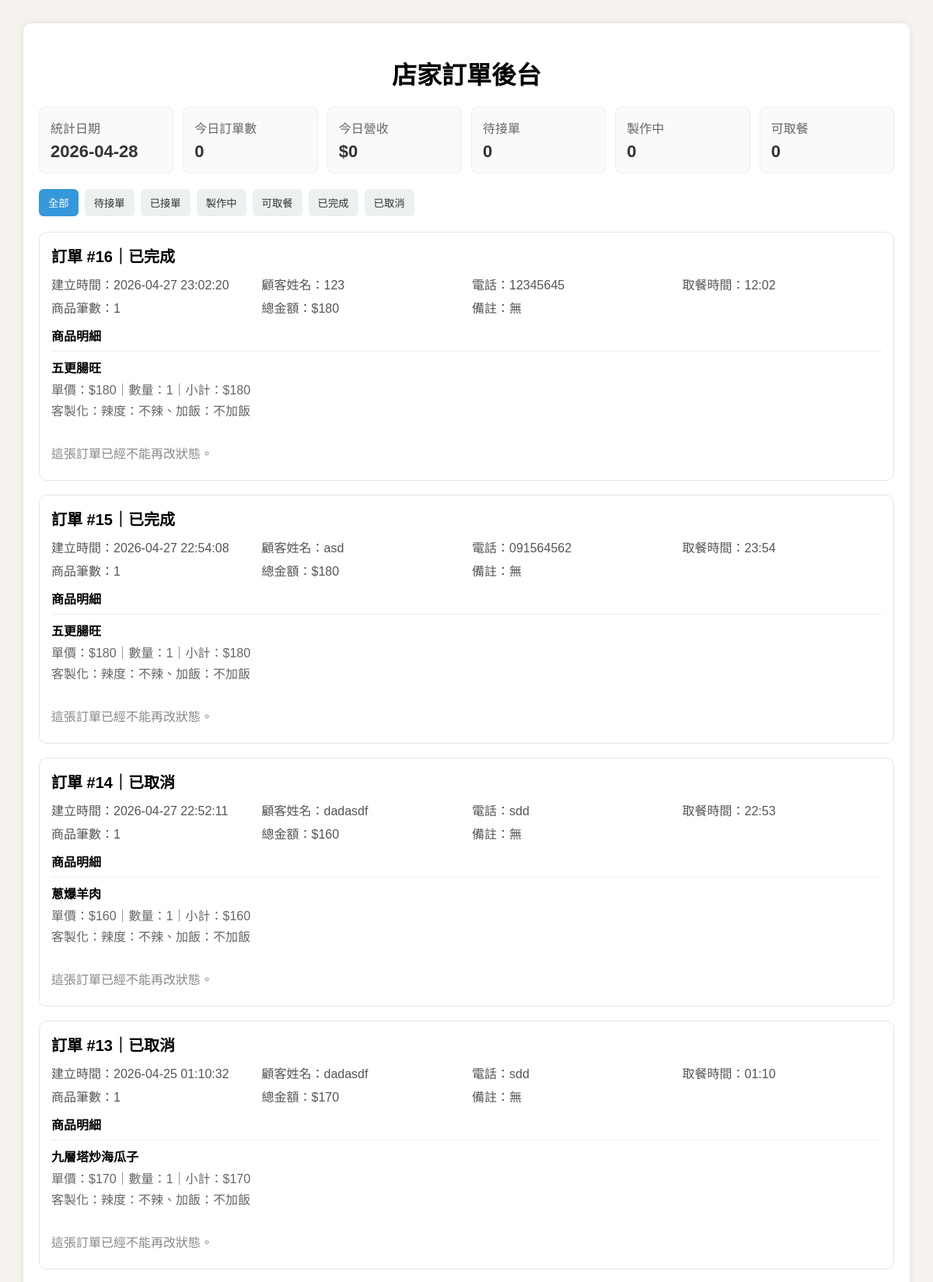
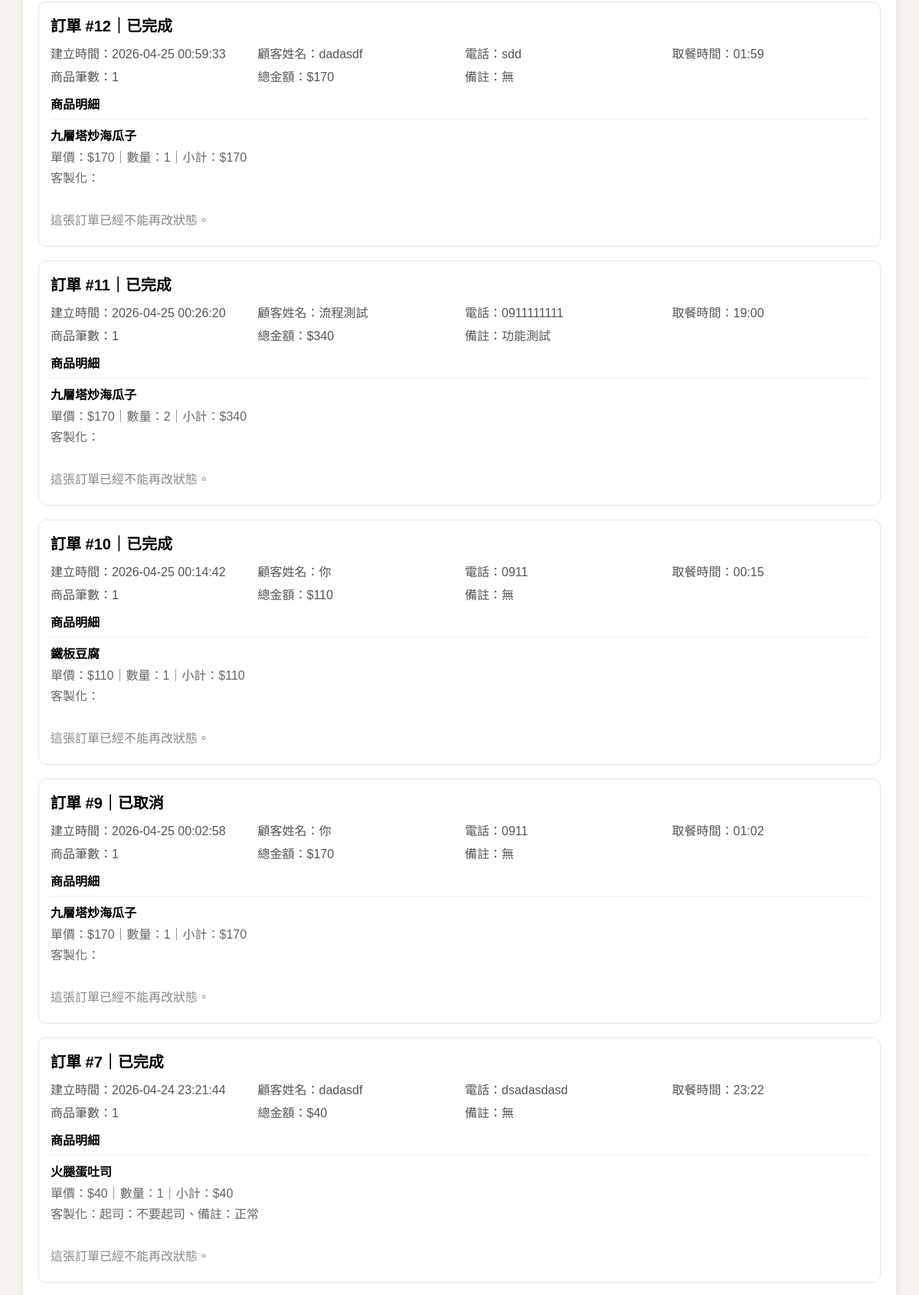
Page /admin/orders (upper part) on the committed database (2 pictures, top to bottom).
### tables this page shows
CREATE TABLE orders ( -- 如果訂單主檔表不存在就建立
            id INTEGER PRIMARY KEY AUTOINCREMENT, -- 訂單流水號
            status TEXT NOT NULL DEFAULT 'pending', -- 訂單狀態
            total_amount INTEGER NOT NULL CHECK(total_amount >= 0), -- 訂單總金額
            item_count INTEGER NOT NULL CHECK(item_count >= 0), -- 訂單商品列數
            customer_name TEXT NOT NULL DEFAULT '', -- 顧客姓名
            phone TEXT NOT NULL DEFAULT '', -- 顧客電話
            pickup_time TEXT NOT NULL DEFAULT '', -- 預計取餐時間
            note TEXT NOT NULL DEFAULT '', -- 訂單備註
            created_at TEXT NOT NULL, -- 建立時間
            updated_at TEXT NOT NULL -- 更新時間
        );

CREATE TABLE order_items ( -- 如果訂單明細表不存在就建立
            id INTEGER PRIMARY KEY AUTOINCREMENT, -- 訂單明細流水號
            order_id INTEGER NOT NULL, -- 訂單主檔 id
            product_id INTEGER NOT NULL, -- 商品 id
            product_name TEXT NOT NULL, -- 商品名稱快照
            price INTEGER NOT NULL CHECK(price >= 0), -- 商品單價快照
            quantity INTEGER NOT NULL CHECK(quantity > 0), -- 商品數量
            options_text TEXT NOT NULL DEFAULT '', -- 選項顯示文字快照
            option_ids TEXT NOT NULL DEFAULT '', -- 選項 id 字串快照
            subtotal INTEGER NOT NULL CHECK(subtotal >= 0), -- 商品小計
            FOREIGN KEY(order_id) REFERENCES orders(id) ON DELETE CASCADE -- 訂單刪掉時明細一起刪掉
        );

### app.py (the view)
@app.route("/admin/orders")
def admin_orders_page():
    status_filter = request.args.get("status", "").strip()
    if status_filter and status_filter not in STATUS_LABELS:
        status_filter = ""
    orders = get_all_orders(status_filter or None)
    stats = get_today_stats()
    return render_template("admin_orders.html", orders=orders, stats=stats, statuses=STATUS_LABELS, current_status=status_filter)

### app.py (called while the page is built)
def get_db() -> sqlite3.Connection:
    if "db" not in g:
        db = sqlite3.connect(DATABASE, timeout=10)
        db.row_factory = sqlite3.Row
        db.execute("PRAGMA journal_mode=WAL")  # 開 WAL，讓讀寫同時進行時比較穩
        db.execute("PRAGMA foreign_keys=ON")  # 開外鍵，避免主表刪掉後明細還留著
        g.db = db
    return g.db

def now_text() -> str:
    return datetime.now(TAIPEI_TZ).strftime("%Y-%m-%d %H:%M:%S")

def row_to_dict(row: sqlite3.Row) -> dict[str, Any]:
    return dict(row)

def status_text(status: str) -> str:
    return STATUS_LABELS.get(status, status)

def enrich_order(order: dict[str, Any]) -> dict[str, Any]:
    order["status_text"] = status_text(str(order.get("status", "")))
    order["next_statuses"] = ALLOWED_TRANSITIONS.get(str(order.get("status", "")), [])
    order["next_status_labels"] = {key: status_text(key) for key in order["next_statuses"]}
    return order

def get_order_items(order_id: int) -> list[dict[str, Any]]:
    db = get_db()
    rows = db.execute(
        """
        SELECT id, product_id, product_name, price, quantity, options_text AS options, option_ids, subtotal
        FROM order_items
        WHERE order_id = ?
        ORDER BY id ASC
        """,
        (order_id,),
    ).fetchall()
    return [row_to_dict(row) for row in rows]

def get_today_stats() -> dict[str, Any]:
    db = get_db()
    today_prefix = now_text()[:10] + "%"
    summary = db.execute(
        """
        SELECT COUNT(*) AS order_count, COALESCE(SUM(total_amount), 0) AS revenue
        FROM orders
        WHERE created_at LIKE ? AND status != 'cancelled'
        """,
        (today_prefix,),
    ).fetchone()
    status_rows = db.execute(
        """
        SELECT status, COUNT(*) AS count
        FROM orders
        WHERE created_at LIKE ?
        GROUP BY status
        """,
        (today_prefix,),
    ).fetchall()
    status_counts = {key: 0 for key in STATUS_LABELS}
    for row in status_rows:
        status_counts[row["status"]] = row["count"]
    return {"date": now_text()[:10], "order_count": summary["order_count"], "revenue": summary["revenue"], "status_counts": status_counts, "status_labels": STATUS_LABELS}

### templates/admin_orders.html (shortened to what this page needs)
<!DOCTYPE html>
<html lang="zh-Hant">
<head>
</head>
<body>
    <div class="box">
        <h1>店家訂單後台</h1>
        <div class="stats-grid">
            <div class="stat-card"><div class="stat-title">統計日期</div><div class="stat-value">{{ stats.date }}</div></div>
            <div class="stat-card"><div class="stat-title">今日訂單數</div><div class="stat-value">{{ stats.order_count }}</div></div>
            <div class="stat-card"><div class="stat-title">今日營收</div><div class="stat-value">${{ stats.revenue }}</div></div>
            <div class="stat-card"><div class="stat-title">待接單</div><div class="stat-value">{{ stats.status_counts.pending }}</div></div>
            <div class="stat-card"><div class="stat-title">製作中</div><div class="stat-value">{{ stats.status_counts.making }}</div></div>
            <div class="stat-card"><div class="stat-title">可取餐</div><div class="stat-value">{{ stats.status_counts.ready }}</div></div>
        </div>
        <div class="filter-line">
            <button class="filter-btn {% if not current_status %}active{% endif %}" onclick="filterStatus('')">全部</button>
            {% for key, label in statuses.items() %}
            <button class="filter-btn {% if current_status == key %}active{% endif %}" onclick="filterStatus('{{ key }}')">{{ label }}</button>
            {% endfor %}
        </div>
        {% if orders|length == 0 %}
        <div class="empty">目前沒有符合條件的訂單</div>
        {% else %}
            {% for order in orders %}
            <div class="order-card" id="order-{{ order.id }}">
                <div class="order-title">訂單 #{{ order.id }}｜<span id="status-{{ order.id }}">{{ order.status_text }}</span></div>
                <div class="info-grid">
                    <div class="order-info">建立時間：{{ order.created_at }}</div>
                    <div class="order-info">顧客姓名：{{ order.customer_name }}</div>
                    <div class="order-info">電話：{{ order.phone }}</div>
                    <div class="order-info">取餐時間：{{ order.pickup_time }}</div>
                    <div class="order-info">商品筆數：{{ order.item_count }}</div>
                    <div class="order-info">總金額：${{ order.total_amount }}</div>
                    <div class="order-info">備註：{{ order.note if order.note else "無" }}</div>
                </div>
                <div class="item-title">商品明細</div>
                {% for item in order["items"] %}
                <div class="item-box">
                    <div class="item-name">{{ item.product_name }}</div>
                    <div class="item-text">單價：${{ item.price }}｜數量：{{ item.quantity }}｜小計：${{ item.subtotal }}</div>
                    <div class="item-text">客製化：{{ item.options }}</div>
                </div>
                {% endfor %}
                <div class="status-line" id="buttons-{{ order.id }}">
                    {% if order.next_statuses|length == 0 %}
                    <div class="disabled-text">這張訂單已經不能再改狀態。</div>
                    {% else %}
                        {% for next_status in order.next_statuses %}
                        <button class="status-btn" onclick="updateStatus({{ order.id }}, '{{ next_status }}')">改成{{ order.next_status_labels[next_status] }}</button>
                        {% endfor %}
                    {% endif %}
                </div>
            </div>
            {% endfor %}
        {% endif %}
    </div>
</body>
</html>

### templates/admin_orders.html (style rules this page uses)
body { font-family: Arial, "Microsoft JhengHei", sans-serif; background-color: #f6f3ee; margin: 0; padding: 0; }
.box { width: 92%; max-width: 1100px; margin: 30px auto; background-color: white; padding: 20px; border-radius: 10px; box-shadow: 0 0 10px rgba(0, 0, 0, 0.08); }
h1 { text-align: center; margin-bottom: 20px; }
.stats-grid { display: grid; grid-template-columns: repeat(auto-fit, minmax(160px, 1fr)); gap: 12px; margin-bottom: 20px; }
.stat-card { background-color: #f9fafb; border-radius: 8px; padding: 14px; border: 1px solid #eee; }
.stat-title { color: #666; margin-bottom: 6px; }
.stat-value { font-size: 22px; font-weight: bold; color: #333; }
.filter-line { display: flex; gap: 8px; flex-wrap: wrap; margin-bottom: 20px; }
.filter-btn { padding: 8px 12px; border: none; border-radius: 6px; cursor: pointer; background-color: #ecf0f1; color: #333; }
.filter-btn.active { background-color: #3498db; color: white; }
.order-card { border: 1px solid #e5e5e5; border-radius: 10px; padding: 15px; margin-bottom: 18px; background-color: #fff; }
.order-title { font-size: 20px; font-weight: bold; margin-bottom: 10px; }
.info-grid { display: grid; grid-template-columns: repeat(auto-fit, minmax(210px, 1fr)); gap: 6px 14px; margin-bottom: 12px; }
.order-info { color: #555; }
.item-title { font-weight: bold; margin-top: 12px; margin-bottom: 8px; }
.item-box { border-top: 1px solid #eee; padding: 8px 0; }
.item-name { font-weight: bold; margin-bottom: 4px; }
.item-text { color: #666; margin-bottom: 3px; }
.status-line { margin-top: 12px; display: flex; gap: 8px; flex-wrap: wrap; }
.disabled-text { color: #888; padding: 8px 0; }

### rows in the picture
orders: id "16", status_text "已完成", created_at "2026-04-27 23:02:20", customer_name "123", phone "12345645", pickup_time "12:02", item_count "1", total_amount "180", note "無"
order_items: product_name "五更腸旺", price "180", quantity "1", subtotal "180", options "辣度：不辣、加飯：不加飯"
orders: id "15", status_text "已完成", created_at "2026-04-27 22:54:08", customer_name "asd", phone "091564562", pickup_time "23:54", item_count "1", total_amount "180", note "無"
order_items: product_name "五更腸旺", price "180", quantity "1", subtotal "180", options "辣度：不辣、加飯：不加飯"
orders: id "14", status_text "已取消", created_at "2026-04-27 22:52:11", customer_name "dadasdf", phone "sdd", pickup_time "22:53", item_count "1", total_amount "160", note "無"
order_items: product_name "蔥爆羊肉", price "160", quantity "1", subtotal "160", options "辣度：不辣、加飯：不加飯"
orders: id "13", status_text "已取消", created_at "2026-04-25 01:10:32", customer_name "dadasdf", phone "sdd", pickup_time "01:10", item_count "1", total_amount "170", note "無"
order_items: product_name "九層塔炒海瓜子", price "170", quantity "1", subtotal "170", options "辣度：不辣、加飯：不加飯"
orders: id "12", status_text "已完成", created_at "2026-04-25 00:59:33", customer_name "dadasdf", phone "sdd", pickup_time "01:59", item_count "1", total_amount "170", note "無"
order_items: product_name "九層塔炒海瓜子", price "170", quantity "1", subtotal "170"
orders: id "11", status_text "已完成", created_at "2026-04-25 00:26:20", customer_name "流程測試", phone "0911111111", pickup_time "19:00", item_count "1", total_amount "340", note "功能測試"
order_items: product_name "九層塔炒海瓜子", price "170", quantity "2", subtotal "340"
orders: id "10", status_text "已完成", created_at "2026-04-25 00:14:42", customer_name "你", phone "0911", pickup_time "00:15", item_count "1", total_amount "110", note "無"
order_items: product_name "鐵板豆腐", price "110", quantity "1", subtotal "110"
orders: id "9", status_text "已取消", created_at "2026-04-25 00:02:58", customer_name "你", phone "0911", pickup_time "01:02", item_count "1", total_amount "170", note "無"
order_items: product_name "九層塔炒海瓜子", price "170", quantity "1", subtotal "170"
orders: id "7", status_text "已完成", created_at "2026-04-24 23:21:44", customer_name "dadasdf", phone "dsadasdasd", pickup_time "23:22", item_count "1", total_amount "40", note "無"
order_items: product_name "火腿蛋吐司", price "40", quantity "1", subtotal "40", options "起司：不要起司、備註：正常"

### other values in the picture
{{ stats.date }} "2026-04-28"
{{ stats.order_count }} "0"
{{ stats.revenue }} "0"
{{ stats.status_counts.pending }} "0"
{{ stats.status_counts.making }} "0"
{{ stats.status_counts.ready }} "0"
{{ label }} "待接單" "已接單" "製作中" "可取餐" "已完成" "已取消"
